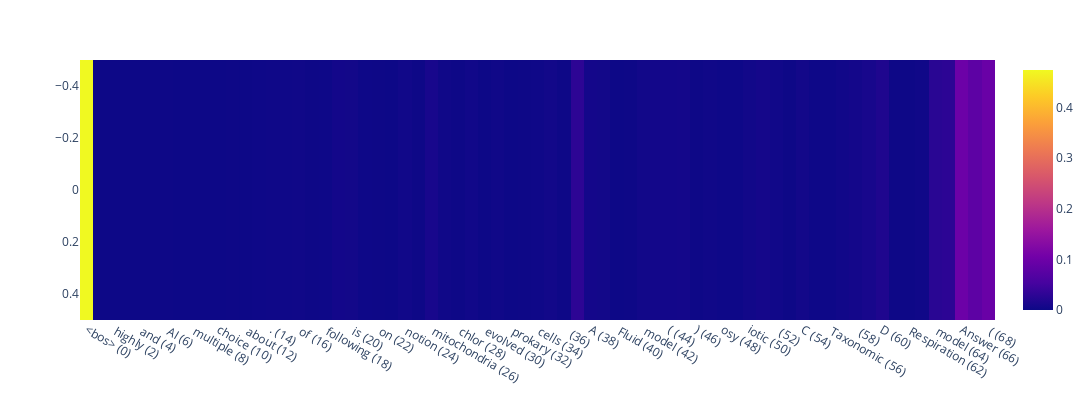

The cell this chart's notebook holds for it:
### Code cell
letter_idxs = [38, 44, 50, 57]

plot_toks = [f"{tok} ({i})" for i, tok in enumerate(model.to_str_tokens(prompts[-1]))]
fig = px.imshow(patterns[458-28, 0, -1, None], x=plot_toks, aspect='auto')
fig.update_layout(width=1400, height=400)

### Figure 1 — Plotly figure (JSON) as saved in the notebook; plotly's stock layout.template omitted (floating-point values rounded to 4 significant figures)
{"data": [{"coloraxis": "coloraxis", "hovertemplate": "x: %{x}<br>y: %{y}<br>color: %{z}<extra></extra>", "name": "0", "type": "heatmap", "x": ["<bos> (0)", "A (1)", " highly (2)", " knowledgeable (3)", " and (4)", " intelligent (5)", " AI (6)", " answers (7)", " multiple (8)", "- (9)", "choice (10)", " questions (11)", " about (12)", " Biology (13)", ". (14)", " Which (15)", " of (16)", " the (17)", " following (18)", " theories (19)", " is (20)", " based (21)", " on (22)", " the (23)", " notion (24)", " that (25)", " mitochondria (26)", " and (27)", " chlor (28)", "oplasts (29)", " evolved (30)", " from (31)", " prokary (32)", "otic (33)", " cells (34)", "?: (35)", "\n\n (36)", "( (37)", "A (38)", ") (39)", " Fluid (40)", " mosaic (41)", " model (42)", "\n (43)", "( (44)", "B (45)", ") (46)", " End (47)", "osy (48)", "mb (49)", "iotic (50)", " model (51)", "\n (52)", "( (53)", "C (54)", ") (55)", " Taxonomic (56)", " model (57)", "\n (58)", "( (59)", "D (60)", ") (61)", " Respiration (62)", " feedback (63)", " model (64)", "\n (65)", "Answer (66)", ": (67)", " ( (68)"], "xaxis": "x", "yaxis": "y", "z": [[0.474, 9.834e-05, 0.0002046, 4.511e-05, 0.0001015, 4.367e-05, 0.0005429, 0.0003752, 0.0001248, 0.0002047, 0.0002254, 0.000937, 0.0002342, 0.001174, 0.002155, 0.00212, 0.002621, 0.001101, 0.001173, 0.005655, 0.005133, 0.00125, 0.0008028, 0.0004057, 0.00381, 0.0006298, 0.01022, 0.002768, 0.001001, 0.003367, 0.0002986, 0.002994, 0.0004728, 0.0009052, 0.001848, 0.004809, 0.001127, 0.02935, 0.006111, 0.005289, 0.0005023, 0.001075, 0.00438, 0.005792, 0.006023, 0.006887, 0.001029, 0.002991, 0.001306, 0.001152, 0.004706, 0.007054, 0.003881, 0.0009196, 0.005167, 0.001361, 0.00131, 0.003509, 0.006305, 0.01047, 0.01629, 0.001095, 0.001029, 0.002662, 0.02632, 0.02845, 0.09819, 0.08004, 0.09435]]}], "layout": {"coloraxis": {"colorscale": [[0, "#0d0887"], [0.1111, "#46039f"], [0.2222, "#7201a8"], [0.3333, "#9c179e"], [0.4444, "#bd3786"], [0.5556, "#d8576b"], [0.6667, "#ed7953"], [0.7778, "#fb9f3a"], [0.8889, "#fdca26"], [1, "#f0f921"]]}, "height": 400, "margin": {"t": 60}, "width": 1400, "xaxis": {"anchor": "y", "domain": [0, 1]}, "yaxis": {"anchor": "x", "autorange": "reversed", "domain": [0, 1]}}}
